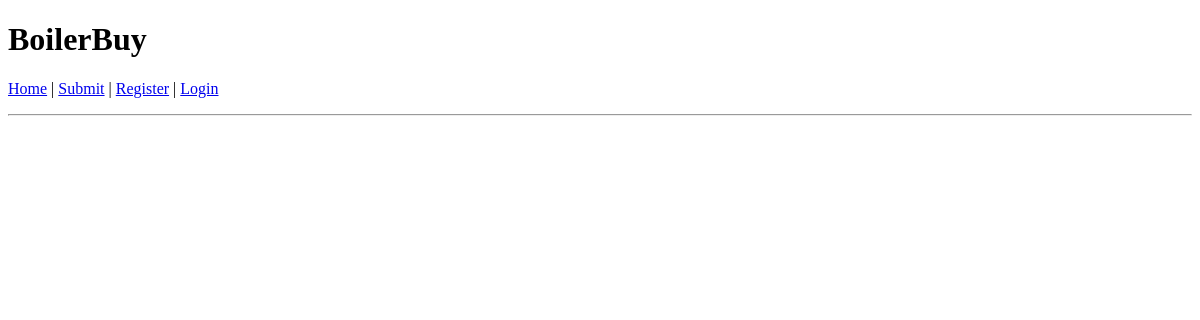
The page /index on the database as committed earlier.
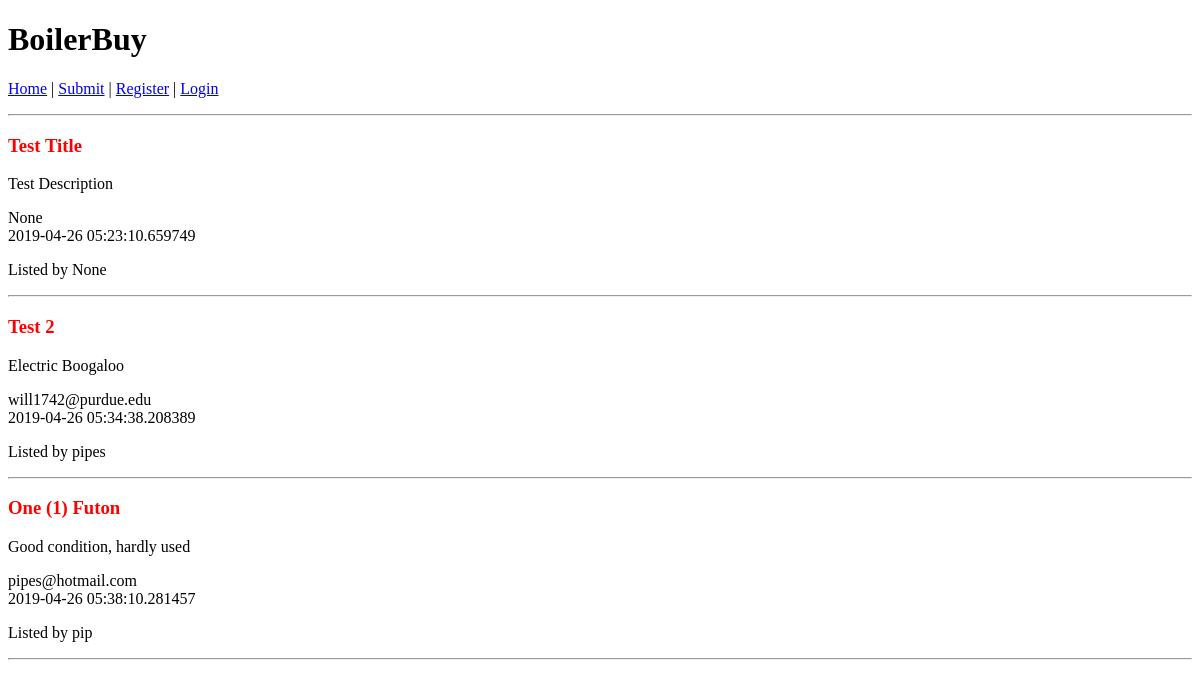
The same page on the database as committed later.
### app/models.py (models this page shows, shortened)
class Post(db.Model):
    id = db.Column(db.Integer, primary_key=True)
    title = db.Column(db.String(128))
    body = db.Column(db.String(256))
    timestamp = db.Column(db.DateTime, index=True, default=datetime.utcnow)
    user_id = db.Column(db.Integer, db.ForeignKey('user.id'))
    uname = db.Column(db.String(64), index=True)
    contact = db.Column(db.String(128))

### app/routes.py (the view)
@app.route('/')
@app.route('/index')
def index():
    postings = Post.query.all()#= []
    return render_template('index.html', postings=postings)

### app/templates/index.html
{% extends "base.html" %}
{% block content %}
{% for post in postings %}
<div>
    <h3>{{ post.title }}</h3>
    <p>{{ post.body }}</p>
    <p>{{ post.contact }}<br>
    {{ post.timestamp }}</p>
    <p>Listed by {{ post.uname }}</p>
    <hr>
</div>
{% endfor %}
{% endblock %}

### app/templates/base.html (shortened to what this page needs)
<!DOCTYPE html>
<html lang="en">
  <head>
    <link rel="stylesheet" href="static/style.css">
  </head>
  <body>
    <div>
    <h1>BoilerBuy</h1>
    <p><a href="{{ url_for('index') }}">Home</a>  |  <a href="{{ url_for('submit') }}">Submit</a>  |  <a href="{{ url_for('register') }}">Register</a>  |  {% if current_user.is_anonymous %}<a href="{{ url_for('login') }}">Login</a>{% else %}<a href="{{ url_for('logout') }}">Logout</a>{% endif %}</p>
    </div>
    <hr>
    {% block content %}{% endblock %}
  </body>
</html>

### app/static/style.css (style rules this page uses)
h3 { color: red; }

Rows that differ between the two databases and show on the page:
added Post: title "Test Title", body "Test Description", contact "None", timestamp "2019-04-26 05:23:10.659749", uname "None"
added Post: title "Test 2", body "Electric Boogaloo", contact "will1742@purdue.edu", timestamp "2019-04-26 05:34:38.208389", uname "pipes"
added Post: title "One (1) Futon", body "Good condition, hardly used", contact "pipes@hotmail.com", timestamp "2019-04-26 05:38:10.281457", uname "pip"
